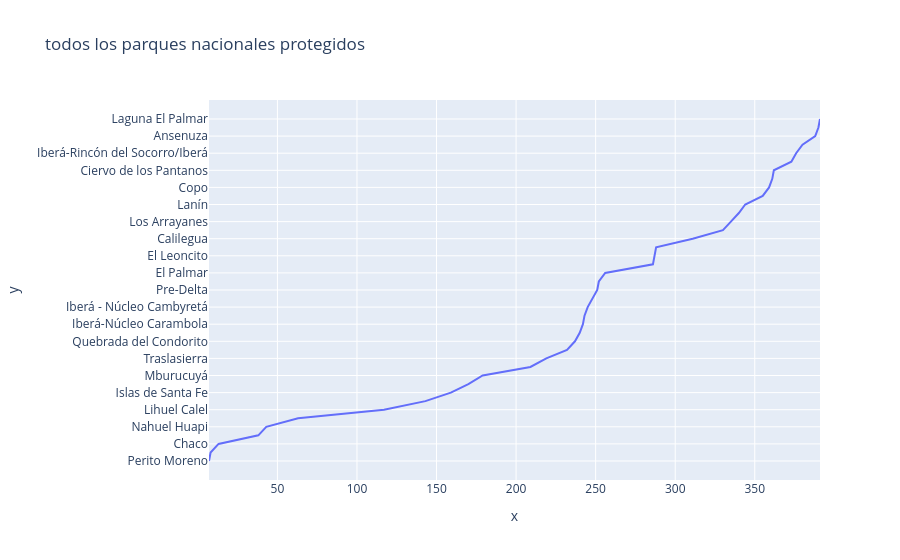

The notebook cell this image was saved under:
### Markdown cell above
Resp:

### Code cell
filtr1 = area[(area["tap"] == 1)&(area.jap == 2)]
filtr2 = filtr1["nam"]
dig = px.line(
    filtr2, y = filtr2.values, x = filtr2.index, title = "todos los parques nacionales protegidos")
dig.show()

### Figure 1 — Plotly figure (JSON) as saved in the notebook; plotly's stock layout.template omitted (floating-point values rounded to 4 significant figures)
{"data": [{"hovertemplate": "x=%{x}<br>y=%{y}<extra></extra>", "legendgroup": "", "line": {"color": "#636efa", "dash": "solid"}, "marker": {"symbol": "circle"}, "mode": "lines", "name": "", "orientation": "h", "showlegend": false, "type": "scatter", "x": [7, 8, 13, 38, 43, 63, 117, 143, 159, 170, 179, 209, 219, 232, 237, 240, 242, 243, 245, 248, 251, 252, 256, 286, 287, 288, 311, 330, 335, 340, 344, 355, 359, 361, 362, 373, 376, 380, 388, 390, 391], "xaxis": "x", "y": ["Perito Moreno", "Monte León", "Chaco", "Makenke", "Nahuel Huapi", "Patagonia Austral", "Lihuel Calel", "Iguazú", "Islas de Santa Fe", "Patagonia", "Mburucuyá", "El Impenetrable", "Traslasierra", "Bosques Petrificados de Jaramillo", "Quebrada del Condorito", "Los Glaciares", "Iberá-Núcleo Carambola", "Iberá - Núcleo San Nicolás/San Alonso", "Iberá - Núcleo Cambyretá", "Tierra del Fuego", "Pre-Delta", "El Rey", "El Palmar", "Talampaya", "El Leoncito", "Los Cardones", "Calilegua", "Baritú", "Los Arrayanes", "Sierra de las Quijadas", "Lanín", "Aconquija", "Copo", "Campos del Tuyú", "Ciervo de los Pantanos", "Los Alerces", "Iberá-Rincón del Socorro/Iberá", "San Guillermo", "Ansenuza", "Islotes Lobos", "Laguna El Palmar"], "yaxis": "y"}], "layout": {"legend": {"tracegroupgap": 0}, "title": {"text": "todos los parques nacionales protegidos"}, "xaxis": {"anchor": "y", "domain": [0, 1], "title": {"text": "x"}}, "yaxis": {"anchor": "x", "domain": [0, 1], "title": {"text": "y"}}}}
